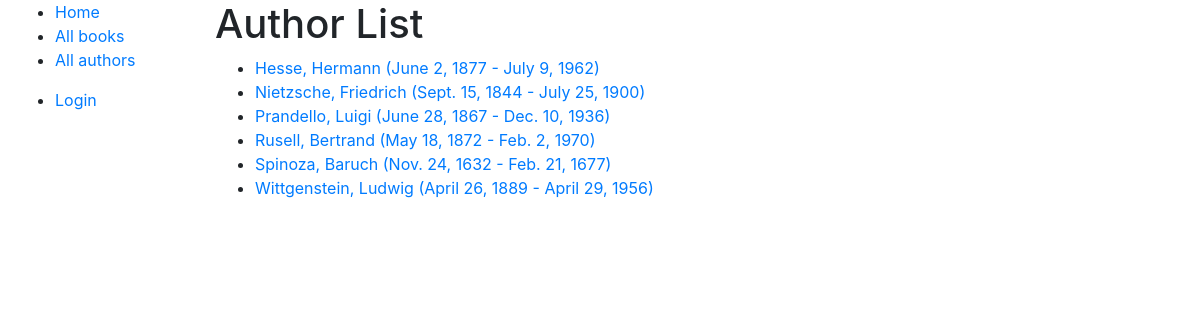
Screenshot of /catalog/authors/ with the database file from the repository.
### catalog/models.py (models this page shows, shortened)
class Author(models.Model):
    first_name = models.CharField(max_length=100)
    last_name = models.CharField(max_length=100)
    date_of_birth = models.DateField(null=True, blank=True)
    date_of_death = models.DateField('Died', null=True, blank=True)
    class Meta:
        ordering = ['last_name', 'first_name']
    def get_absolute_url(self):
        return reverse('author-detail', args=[str(self.id)])

### catalog/views.py (the view)
# urls.py: path('authors/', views.AuthorListView.as_view(), name='authors'),
class AuthorListView(generic.ListView):
    model = Author
    context_object_name = 'my_author_list'
    queryset = Author.objects.all()
    template_name = 'catalog/all_author_list.html'
    paginate_by = 10

### catalog/templates/catalog/all_author_list.html (shortened to what this page needs)
{% extends "base_generic.html" %}
{% block content %}
<h1>Author List</h1>
{% if my_author_list %}
<ul>
    {% for author in my_author_list %}
    <li>
        <a href="{{author.get_absolute_url}}">
            {{author.last_name}},
            {{author.first_name}}
            ({{ author.date_of_birth }} - {{author.date_of_death}})
        </a>
    </li>
    {% endfor %}
</ul>
{% else %}
<p>There isn't any author</p>
{% endif %}
{% endblock %}

### catalog/templates/base_generic.html (shortened to what this page needs)
<!DOCTYPE html>
<html lang="en">
<head>
    <link rel="stylesheet"
          href="https://stackpath.bootstrapcdn.com/bootstrap/4.1.3/css/bootstrap.min.css"
>
    {% load static %}
    <link rel="stylesheet" href="{% static 'css/style.css' %}">
</head>
<body>
<div class="container-fluid">
    <div class="row">
        <div class="col-sm-2">
            {% block sidebar %}
            <ul class="sidebar-nav">
                <li><a href="{% url 'index' %}">Home</a></li>
                <li><a href="{% url 'books' %}">All books</a></li>
                <li><a href="{% url 'authors' %}">All authors</a></li>
            </ul>
            <ul class="sidebar-nav">
                {% if user.is_authenticated %}
                <li>User: {{user.get_username}}</li>
                <li>
                    <a href="{% url 'my-borrowed' %}"> My Borrowed</a>
                </li>
                <li>
                    <a href="{% url 'logout' %}?next={{request.path}}">
                        Logout
                    </a>
                </li>
                {% else %}
                <li>
                    <a href="{% url 'login' %}?next={{request.path}}">
                        Login
                    </a>
                </li>
                {% endif %}
            </ul>
            {% endblock %}
        </div>
        <div class="col-sm-10">
            {% block content %}
            {% endblock %}
        </div>
    </div>
</div>
</body>
</html>

### rows the page displays
Author: last_name "Hesse", first_name "Hermann", date_of_birth "June 2, 1877", date_of_death "July 9, 1962"
Author: last_name "Nietzsche", first_name "Friedrich", date_of_birth "Sept. 15, 1844", date_of_death "July 25, 1900"
Author: last_name "Prandello", first_name "Luigi", date_of_birth "June 28, 1867", date_of_death "Dec. 10, 1936"
Author: last_name "Rusell", first_name "Bertrand", date_of_birth "May 18, 1872", date_of_death "Feb. 2, 1970"
Author: last_name "Spinoza", first_name "Baruch", date_of_birth "Nov. 24, 1632", date_of_death "Feb. 21, 1677"
Author: last_name "Wittgenstein", first_name "Ludwig", date_of_birth "April 26, 1889", date_of_death "April 29, 1956"
